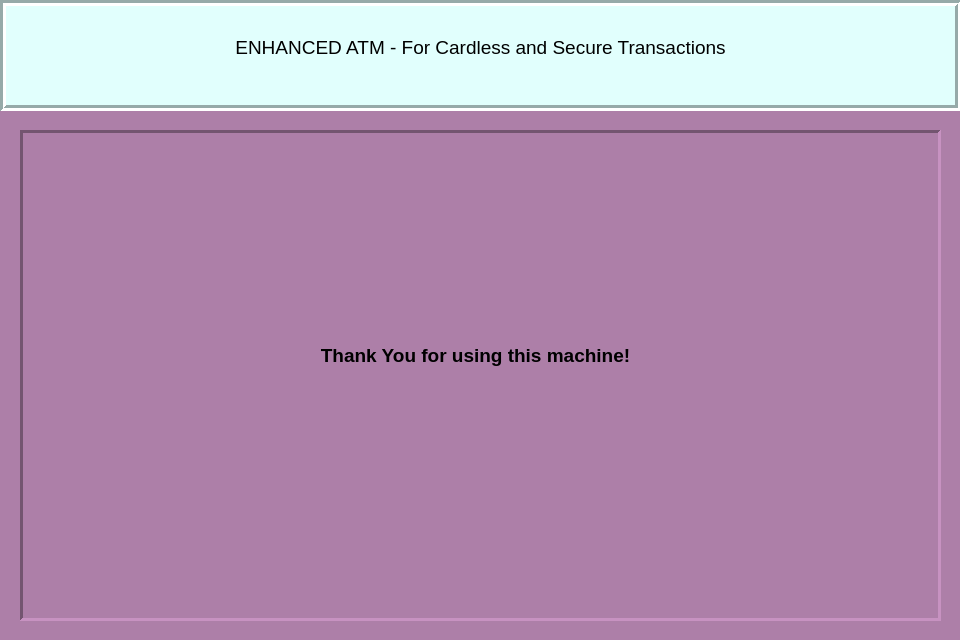
<?xml version="1.0" encoding="UTF-8"?>
<ui version="4.0">
 <class>endScrn</class>
 <widget class="QDialog" name="endScrn">
  <property name="geometry">
   <rect>
    <x>0</x>
    <y>0</y>
    <width>960</width>
    <height>640</height>
   </rect>
  </property>
  <property name="windowTitle">
   <string>Dialog</string>
  </property>
  <property name="styleSheet">
   <string notr="true">background-color: rgb(33, 170, 229);
background-color: rgb(173, 127, 168);</string>
  </property>
  <property name="modal">
   <bool>false</bool>
  </property>
  <widget class="QTextBrowser" name="topLabel">
   <property name="geometry">
    <rect>
     <x>0</x>
     <y>0</y>
     <width>961</width>
     <height>111</height>
    </rect>
   </property>
   <property name="styleSheet">
    <string notr="true">background-color: rgb(225, 255, 253);</string>
   </property>
   <property name="frameShape">
    <enum>QFrame::Box</enum>
   </property>
   <property name="frameShadow">
    <enum>QFrame::Sunken</enum>
   </property>
   <property name="lineWidth">
    <number>3</number>
   </property>
   <property name="html">
    <string>&lt;!DOCTYPE HTML PUBLIC &quot;-//W3C//DTD HTML 4.0//EN&quot; &quot;http://www.w3.org/TR/REC-html40/strict.dtd&quot;&gt;
&lt;html&gt;&lt;head&gt;&lt;meta name=&quot;qrichtext&quot; content=&quot;1&quot; /&gt;&lt;style type=&quot;text/css&quot;&gt;
p, li { white-space: pre-wrap; }
&lt;/style&gt;&lt;/head&gt;&lt;body style=&quot; font-family:'MS Shell Dlg 2'; font-size:7.8pt; font-weight:400; font-style:normal;&quot;&gt;
&lt;p align=&quot;center&quot; style=&quot;-qt-paragraph-type:empty; margin-top:0px; margin-bottom:0px; margin-left:0px; margin-right:0px; -qt-block-indent:0; text-indent:0px;&quot;&gt;&lt;br /&gt;&lt;/p&gt;
&lt;p align=&quot;center&quot; style=&quot;-qt-paragraph-type:empty; margin-top:0px; margin-bottom:0px; margin-left:0px; margin-right:0px; -qt-block-indent:0; text-indent:0px;&quot;&gt;&lt;br /&gt;&lt;/p&gt;
&lt;p align=&quot;center&quot; style=&quot; margin-top:0px; margin-bottom:0px; margin-left:0px; margin-right:0px; -qt-block-indent:0; text-indent:0px;&quot;&gt;&lt;span style=&quot; font-size:14pt; color:#000000;&quot;&gt;ENHANCED ATM - For Cardless and Secure Transactions&lt;/span&gt;&lt;/p&gt;&lt;/body&gt;&lt;/html&gt;</string>
   </property>
  </widget>
  <widget class="QLabel" name="QRframe">
   <property name="geometry">
    <rect>
     <x>20</x>
     <y>130</y>
     <width>921</width>
     <height>491</height>
    </rect>
   </property>
   <property name="frameShape">
    <enum>QFrame::Panel</enum>
   </property>
   <property name="frameShadow">
    <enum>QFrame::Sunken</enum>
   </property>
   <property name="lineWidth">
    <number>3</number>
   </property>
   <property name="text">
    <string/>
   </property>
  </widget>
  <widget class="QTextBrowser" name="textBrowser">
   <property name="geometry">
    <rect>
     <x>160</x>
     <y>340</y>
     <width>631</width>
     <height>51</height>
    </rect>
   </property>
   <property name="frameShape">
    <enum>QFrame::NoFrame</enum>
   </property>
   <property name="html">
    <string>&lt;!DOCTYPE HTML PUBLIC &quot;-//W3C//DTD HTML 4.0//EN&quot; &quot;http://www.w3.org/TR/REC-html40/strict.dtd&quot;&gt;
&lt;html&gt;&lt;head&gt;&lt;meta name=&quot;qrichtext&quot; content=&quot;1&quot; /&gt;&lt;style type=&quot;text/css&quot;&gt;
p, li { white-space: pre-wrap; }
&lt;/style&gt;&lt;/head&gt;&lt;body style=&quot; font-family:'MS Shell Dlg 2'; font-size:7.8pt; font-weight:400; font-style:normal;&quot;&gt;
&lt;p align=&quot;center&quot; style=&quot; margin-top:0px; margin-bottom:0px; margin-left:0px; margin-right:0px; -qt-block-indent:0; text-indent:0px;&quot;&gt;&lt;span style=&quot; font-size:14pt; font-weight:600;&quot;&gt;Thank You for using this machine!&lt;/span&gt;&lt;/p&gt;&lt;/body&gt;&lt;/html&gt;</string>
   </property>
  </widget>
 </widget>
 <resources/>
 <connections/>
</ui>
